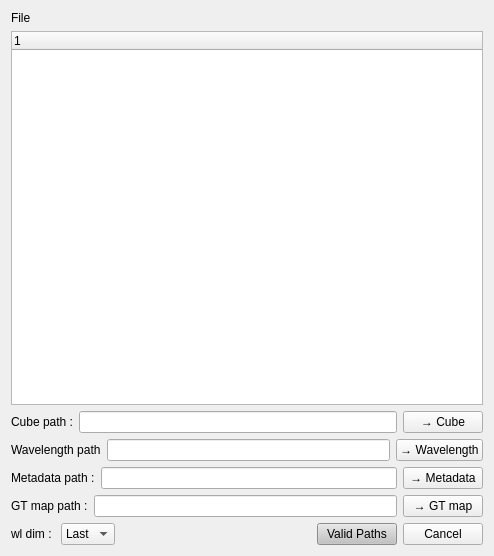
<?xml version="1.0" encoding="UTF-8"?>
<ui version="4.0">
 <class>HDF5BrowserWidget</class>
 <widget class="QWidget" name="HDF5BrowserWidget">
  <property name="geometry">
   <rect>
    <x>0</x>
    <y>0</y>
    <width>494</width>
    <height>556</height>
   </rect>
  </property>
  <property name="windowTitle">
   <string>Navigateur HDF5</string>
  </property>
  <layout class="QVBoxLayout" name="verticalLayout">
   <item>
    <widget class="QLabel" name="label_filename">
     <property name="text">
      <string>File</string>
     </property>
    </widget>
   </item>
   <item>
    <widget class="QTreeWidget" name="treeWidget">
     <property name="headerLabels" stdset="0">
      <stringlist>
       <string>Nom</string>
       <string>Type</string>
       <string>Chemin</string>
      </stringlist>
     </property>
     <column>
      <property name="text">
       <string notr="true">1</string>
      </property>
     </column>
    </widget>
   </item>
   <item>
    <layout class="QHBoxLayout" name="layoutCube">
     <item>
      <widget class="QLabel" name="labelCube">
       <property name="text">
        <string>Cube path :</string>
       </property>
      </widget>
     </item>
     <item>
      <widget class="QLineEdit" name="le_cube">
       <property name="readOnly">
        <bool>true</bool>
       </property>
      </widget>
     </item>
     <item>
      <widget class="QPushButton" name="btn_select_cube">
       <property name="text">
        <string>→ Cube</string>
       </property>
      </widget>
     </item>
    </layout>
   </item>
   <item>
    <layout class="QHBoxLayout" name="layoutWl">
     <item>
      <widget class="QLabel" name="labelWl">
       <property name="text">
        <string>Wavelength path</string>
       </property>
      </widget>
     </item>
     <item>
      <widget class="QLineEdit" name="le_wl">
       <property name="readOnly">
        <bool>true</bool>
       </property>
      </widget>
     </item>
     <item>
      <widget class="QPushButton" name="btn_select_wl">
       <property name="text">
        <string>→ Wavelength</string>
       </property>
      </widget>
     </item>
    </layout>
   </item>
   <item>
    <layout class="QHBoxLayout" name="layoutMeta">
     <item>
      <widget class="QLabel" name="labelMeta">
       <property name="text">
        <string>Metadata path :</string>
       </property>
      </widget>
     </item>
     <item>
      <widget class="QLineEdit" name="le_meta">
       <property name="readOnly">
        <bool>true</bool>
       </property>
      </widget>
     </item>
     <item>
      <widget class="QPushButton" name="btn_select_meta">
       <property name="text">
        <string>→ Metadata</string>
       </property>
      </widget>
     </item>
    </layout>
   </item>
   <item>
    <layout class="QHBoxLayout" name="layoutMeta_2">
     <item>
      <widget class="QLabel" name="labelgtmap">
       <property name="text">
        <string>GT map path :</string>
       </property>
      </widget>
     </item>
     <item>
      <widget class="QLineEdit" name="le_gtmap">
       <property name="readOnly">
        <bool>true</bool>
       </property>
      </widget>
     </item>
     <item>
      <widget class="QPushButton" name="btn_select_gtmap">
       <property name="text">
        <string>→ GT map</string>
       </property>
      </widget>
     </item>
    </layout>
   </item>
   <item>
    <layout class="QHBoxLayout" name="layoutButtons">
     <item>
      <widget class="QLabel" name="label_wl_dim">
       <property name="text">
        <string>wl dim : </string>
       </property>
      </widget>
     </item>
     <item>
      <widget class="QComboBox" name="comboBox_channel_wl">
       <item>
        <property name="text">
         <string>Last</string>
        </property>
       </item>
       <item>
        <property name="text">
         <string>First</string>
        </property>
       </item>
      </widget>
     </item>
     <item>
      <spacer name="horizontalSpacer">
       <property name="orientation">
        <enum>Qt::Horizontal</enum>
       </property>
       <property name="sizeHint" stdset="0">
        <size>
         <width>40</width>
         <height>20</height>
        </size>
       </property>
      </spacer>
     </item>
     <item>
      <widget class="QPushButton" name="btn_ok">
       <property name="styleSheet">
        <string notr="true">background-color: rgb(194, 194, 194);</string>
       </property>
       <property name="text">
        <string>Valid Paths</string>
       </property>
      </widget>
     </item>
     <item>
      <widget class="QPushButton" name="btn_cancel">
       <property name="text">
        <string>Cancel</string>
       </property>
      </widget>
     </item>
    </layout>
   </item>
  </layout>
 </widget>
 <resources/>
 <connections/>
</ui>
